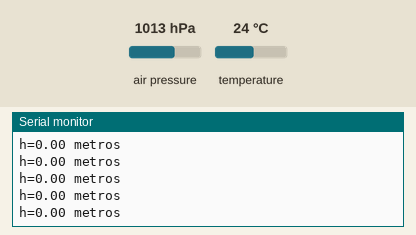
Simulated run of this sketch. Board: Arduino Uno, built with avr-gcc and run on an emulated ATmega328P. Parts: the last lines printed to the serial monitor. The test bench sets the inputs (shaded band); at power-on: air pressure 1013 hPa, temperature 24 °C.

Above: at 1.2 s.
1.3 s: air pressure set to 952 hPa
At 1.52 s:
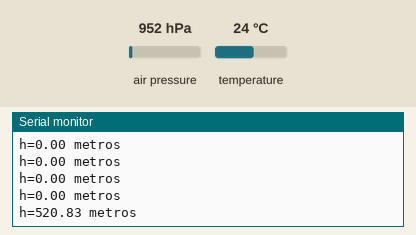
2.8 s: air pressure set to 975 hPa
At 2.84 s:
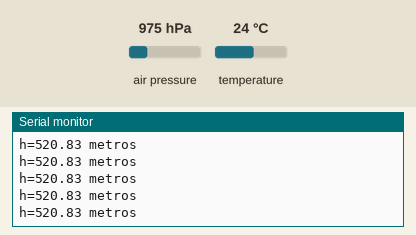
Timing chart, 0 to 5.8 s (numbered marks = the images above; inputs shaded):
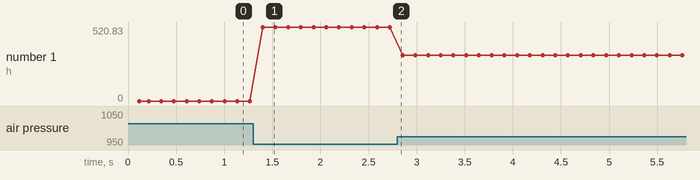

The sketch:

sketch_jun27c.ino
```cpp
#include <SFE_BMP180.h>
#include <Wire.h>

SFE_BMP180 bmp180;

double Po; //presion del punto inicial para h=0;
char status;
double T,P,A;
void setup()
{
  Serial.begin(9600);

  if (bmp180.begin())
  {
    Serial.println("BMP180 iniciado correctamentenTomando medidadas del punto de referncia...n");
    status = bmp180.startTemperature();//Inicio de lectura de temperatura
    if (status != 0)
    {
      delay(status); //Pausa para que finalice la lectura
      status = bmp180.getTemperature(T);//Obtener la temperatura
      if (status != 0)
      {
        status = bmp180.startPressure(3);//Inicio lectura de presió
        if (status != 0)
        {
          delay(status);//Pausa para que finalice la lectura
          status = bmp180.getPressure(P,T);//Obtenemos la presión
          if (status != 0)
          {
            Po=P; //Asignamos el valor de presión como punto de referencia
            Serial.println("Punto de referncia establecido: h=0");
          }
        }
      }
    }

  }
  else
  {
    Serial.println("Error al iniciar el BMP180");
    while(1); // bucle infinito
  }
}

void loop()
{

  status = bmp180.startTemperature();//Inicio de lectura de temperatura
  if (status != 0)
  {
    delay(status); //Pausa para que finalice la lectura
    status = bmp180.getTemperature(T);//Obtener la temperatura
    if (status != 0)
    {
      status = bmp180.startPressure(3);//Inicio lectura de presión
      if (status != 0)
      {
        delay(status);//Pausa para que finalice la lectura
        status = bmp180.getPressure(P,T);//Obtenemos la presión
        if (status != 0)
        {
          //-------Calculamos la altura con respecto al punto de referencia--------
          A= bmp180.altitude(P,Po);
          Serial.print("h=");
          Serial.print(A);
          Serial.println(" metros");
        }
      }
    }
  }
  delay(100);
}
```

Measured:
- after the input at 1.3 s, the serial monitor: prints a new line after 0.10 s (image 1)
- plotted number 1: 0 → 520.83 after the input at 1.3 s, 520.83 → 321.36 after the input at 2.8 s
